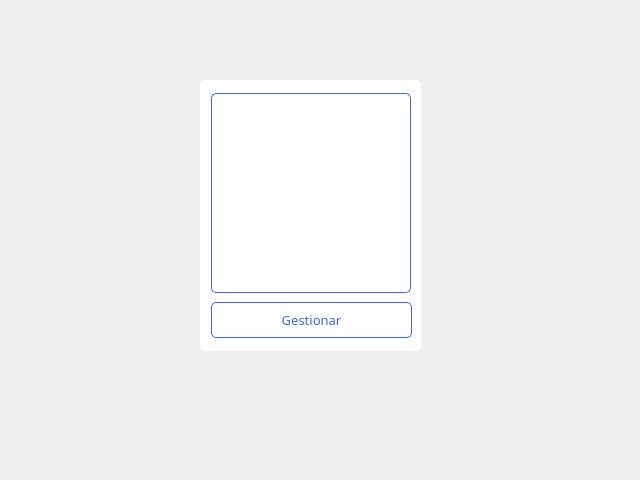
<?xml version="1.0" encoding="UTF-8"?>
<ui version="4.0">
 <class>administrador_tarjeta_servicios</class>
 <widget class="QWidget" name="administrador_tarjeta_servicios">
  <property name="geometry">
   <rect>
    <x>0</x>
    <y>0</y>
    <width>640</width>
    <height>480</height>
   </rect>
  </property>
  <property name="windowTitle">
   <string>Form</string>
  </property>
  <widget class="QLabel" name="label">
   <property name="geometry">
    <rect>
     <x>200</x>
     <y>80</y>
     <width>221</width>
     <height>271</height>
    </rect>
   </property>
   <property name="styleSheet">
    <string notr="true">background-color: rgb(255, 255, 255);
border-radius: 5px;</string>
   </property>
   <property name="text">
    <string/>
   </property>
  </widget>
  <widget class="QLabel" name="label_2">
   <property name="geometry">
    <rect>
     <x>211</x>
     <y>93</y>
     <width>200</width>
     <height>200</height>
    </rect>
   </property>
   <property name="minimumSize">
    <size>
     <width>200</width>
     <height>200</height>
    </size>
   </property>
   <property name="maximumSize">
    <size>
     <width>200</width>
     <height>200</height>
    </size>
   </property>
   <property name="styleSheet">
    <string notr="true">	border: 1px solid #3E64FF;
border-radius: 5px;</string>
   </property>
   <property name="text">
    <string/>
   </property>
  </widget>
  <widget class="QPushButton" name="btn_gestionar">
   <property name="geometry">
    <rect>
     <x>211</x>
     <y>302</y>
     <width>201</width>
     <height>36</height>
    </rect>
   </property>
   <property name="font">
    <font>
     <family>Montserrat Medium</family>
     <pointsize>10</pointsize>
    </font>
   </property>
   <property name="styleSheet">
    <string notr="true">*{
	background-color: white;
	color: #3E64FF;
	border: 1px solid #3E64FF;
	border-radius: 5px;
	padding: 5px;
}

:hover{
	color: white;
	background-color: #3E64FF;
}</string>
   </property>
   <property name="text">
    <string>Gestionar</string>
   </property>
  </widget>
  <widget class="QLabel" name="img">
   <property name="geometry">
    <rect>
     <x>220</x>
     <y>110</y>
     <width>181</width>
     <height>171</height>
    </rect>
   </property>
   <property name="text">
    <string/>
   </property>
   <property name="pixmap">
    <pixmap resource="../../resources.qrc">:/imagenes/Imagenes/imgServicio1.png</pixmap>
   </property>
   <property name="scaledContents">
    <bool>true</bool>
   </property>
  </widget>
 </widget>
 <resources>
  <include location="../../resources.qrc"/>
 </resources>
 <connections/>
</ui>
